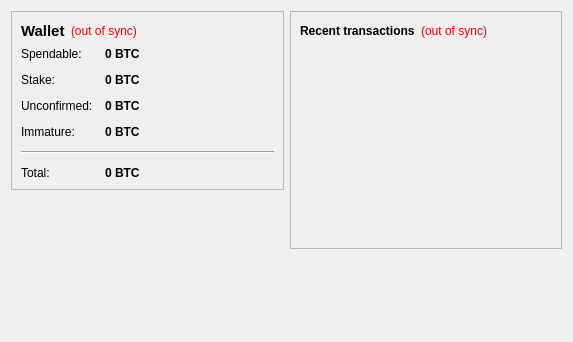
<?xml version="1.0" encoding="UTF-8"?>
<ui version="4.0">
 <class>OverviewPage</class>
 <widget class="QWidget" name="OverviewPage">
  <property name="geometry">
   <rect>
    <x>0</x>
    <y>0</y>
    <width>573</width>
    <height>342</height>
   </rect>
  </property>
  <property name="windowTitle">
   <string>Form</string>
  </property>
  <layout class="QHBoxLayout" name="horizontalLayout" stretch="1,1">
   <item>
    <layout class="QVBoxLayout" name="verticalLayout_2">
     <item>
      <widget class="QFrame" name="frame">
       <property name="frameShape">
        <enum>QFrame::StyledPanel</enum>
       </property>
       <property name="frameShadow">
        <enum>QFrame::Raised</enum>
       </property>
       <layout class="QVBoxLayout" name="verticalLayout_4">
        <item>
         <layout class="QHBoxLayout" name="horizontalLayout_4">
          <item>
           <widget class="QLabel" name="label_5">
            <property name="font">
             <font>
              <pointsize>11</pointsize>
              <weight>75</weight>
              <bold>true</bold>
             </font>
            </property>
            <property name="text">
             <string>Wallet</string>
            </property>
           </widget>
          </item>
          <item>
           <widget class="QLabel" name="labelWalletStatus">
            <property name="toolTip">
             <string>The displayed information may be out of date. Your wallet automatically synchronizes with the BEEcoin network after a connection is established, but this process has not completed yet.</string>
            </property>
            <property name="styleSheet">
             <string notr="true">QLabel { color: red; }</string>
            </property>
            <property name="text">
             <string notr="true">(out of sync)</string>
            </property>
            <property name="alignment">
             <set>Qt::AlignLeading|Qt::AlignLeft|Qt::AlignVCenter</set>
            </property>
           </widget>
          </item>
          <item>
           <spacer name="horizontalSpacer_2">
            <property name="orientation">
             <enum>Qt::Horizontal</enum>
            </property>
            <property name="sizeHint" stdset="0">
             <size>
              <width>40</width>
              <height>20</height>
             </size>
            </property>
           </spacer>
          </item>
         </layout>
        </item>
        <item>
         <layout class="QFormLayout" name="formLayout_2">
          <property name="fieldGrowthPolicy">
           <enum>QFormLayout::AllNonFixedFieldsGrow</enum>
          </property>
          <property name="horizontalSpacing">
           <number>12</number>
          </property>
          <property name="verticalSpacing">
           <number>12</number>
          </property>
          <item row="0" column="0">
           <widget class="QLabel" name="label">
            <property name="text">
             <string>Spendable:</string>
            </property>
           </widget>
          </item>
          <item row="0" column="1">
           <widget class="QLabel" name="labelBalance">
            <property name="font">
             <font>
              <weight>75</weight>
              <bold>true</bold>
             </font>
            </property>
            <property name="cursor">
             <cursorShape>IBeamCursor</cursorShape>
            </property>
            <property name="toolTip">
             <string>Your current spendable balance</string>
            </property>
            <property name="text">
             <string notr="true">0 BTC</string>
            </property>
            <property name="textInteractionFlags">
             <set>Qt::LinksAccessibleByMouse|Qt::TextSelectableByKeyboard|Qt::TextSelectableByMouse</set>
            </property>
           </widget>
          </item>
          <item row="1" column="0">
           <widget class="QLabel" name="label_6">
            <property name="text">
             <string>Stake:</string>
            </property>
           </widget>
          </item>
          <item row="1" column="1">
           <widget class="QLabel" name="labelStake">
            <property name="font">
             <font>
              <weight>75</weight>
              <bold>true</bold>
             </font>
            </property>
            <property name="cursor">
             <cursorShape>IBeamCursor</cursorShape>
            </property>
            <property name="toolTip">
             <string>Total of coins that was staked, and do not yet count toward the current balance</string>
            </property>
            <property name="text">
             <string notr="true">0 BTC</string>
            </property>
            <property name="textInteractionFlags">
             <set>Qt::LinksAccessibleByMouse|Qt::TextSelectableByKeyboard|Qt::TextSelectableByMouse</set>
            </property>
           </widget>
          </item>
          <item row="2" column="0">
           <widget class="QLabel" name="label_3">
            <property name="text">
             <string>Unconfirmed:</string>
            </property>
           </widget>
          </item>
          <item row="2" column="1">
           <widget class="QLabel" name="labelUnconfirmed">
            <property name="font">
             <font>
              <weight>75</weight>
              <bold>true</bold>
             </font>
            </property>
            <property name="cursor">
             <cursorShape>IBeamCursor</cursorShape>
            </property>
            <property name="toolTip">
             <string>Total of transactions that have yet to be confirmed, and do not yet count toward the current balance</string>
            </property>
            <property name="text">
             <string notr="true">0 BTC</string>
            </property>
            <property name="textInteractionFlags">
             <set>Qt::LinksAccessibleByMouse|Qt::TextSelectableByKeyboard|Qt::TextSelectableByMouse</set>
            </property>
           </widget>
          </item>
          <item row="3" column="0">
           <widget class="QLabel" name="labelImmatureText">
            <property name="text">
             <string>Immature:</string>
            </property>
           </widget>
          </item>
          <item row="3" column="1">
           <widget class="QLabel" name="labelImmature">
            <property name="font">
             <font>
              <weight>75</weight>
              <bold>true</bold>
             </font>
            </property>
            <property name="toolTip">
             <string>Mined balance that has not yet matured</string>
            </property>
            <property name="text">
             <string notr="true">0 BTC</string>
            </property>
            <property name="textInteractionFlags">
             <set>Qt::LinksAccessibleByMouse|Qt::TextSelectableByKeyboard|Qt::TextSelectableByMouse</set>
            </property>
           </widget>
          </item>
          <item row="4" column="0" colspan="2">
           <widget class="Line" name="line">
            <property name="orientation">
             <enum>Qt::Horizontal</enum>
            </property>
           </widget>
          </item>
          <item row="5" column="0">
           <widget class="QLabel" name="labelTotalText">
            <property name="text">
             <string>Total:</string>
            </property>
           </widget>
          </item>
          <item row="5" column="1">
           <widget class="QLabel" name="labelTotal">
            <property name="font">
             <font>
              <weight>75</weight>
              <bold>true</bold>
             </font>
            </property>
            <property name="cursor">
             <cursorShape>IBeamCursor</cursorShape>
            </property>
            <property name="toolTip">
             <string>Your current total balance</string>
            </property>
            <property name="text">
             <string notr="true">0 BTC</string>
            </property>
            <property name="textInteractionFlags">
             <set>Qt::LinksAccessibleByMouse|Qt::TextSelectableByKeyboard|Qt::TextSelectableByMouse</set>
            </property>
           </widget>
          </item>
         </layout>
        </item>
       </layout>
      </widget>
     </item>
     <item>
      <spacer name="verticalSpacer">
       <property name="orientation">
        <enum>Qt::Vertical</enum>
       </property>
       <property name="sizeHint" stdset="0">
        <size>
         <width>20</width>
         <height>40</height>
        </size>
       </property>
      </spacer>
       　　
     </item>
     　　        <item>
       　　         <widget class="QLabel" name="label_wallet_bgcoin">
         　　          <property name="text">
           　　           <string/>
           　　
         </property>
         　　          <property name="pixmap">
           　　           <pixmap resource="../bitcoin.qrc">:/images/wallet_bgcoin</pixmap>
           　　
         </property>
         　　          <property name="scaledContents">
           　　           <bool>false</bool>
           　　
         </property>
         　　          <property name="alignment">
           　　           <set>Qt::AlignCenter</set>
           　　
         </property>
         　　          <property name="margin">
           　　           <number>-2</number>
           　　
         </property>
         　　
       </widget>
       　　
     </item>
     　　        <item>
       　　         <widget class="QLabel" name="label_6">
         　　          <property name="text">
           　　           <string/>
           　　
         </property>
         　　
       </widget>
       　　
     </item>
    </layout>
   </item>
   <item>
    <layout class="QVBoxLayout" name="verticalLayout_3">
     <item>
      <widget class="QFrame" name="frame_2">
       <property name="frameShape">
        <enum>QFrame::StyledPanel</enum>
       </property>
       <property name="frameShadow">
        <enum>QFrame::Raised</enum>
       </property>
       <layout class="QVBoxLayout" name="verticalLayout">
        <item>
         <layout class="QHBoxLayout" name="horizontalLayout_2">
          <item>
           <widget class="QLabel" name="label_4">
            <property name="text">
             <string>&lt;b&gt;Recent transactions&lt;/b&gt;</string>
            </property>
           </widget>
          </item>
          <item>
           <widget class="QLabel" name="labelTransactionsStatus">
            <property name="toolTip">
             <string>The displayed information may be out of date. Your wallet automatically synchronizes with the BEEcoin network after a connection is established, but this process has not completed yet.</string>
            </property>
            <property name="styleSheet">
             <string notr="true">QLabel { color: red; }</string>
            </property>
            <property name="text">
             <string notr="true">(out of sync)</string>
            </property>
            <property name="alignment">
             <set>Qt::AlignRight|Qt::AlignTrailing|Qt::AlignVCenter</set>
            </property>
           </widget>
          </item>
          <item>
           <spacer name="horizontalSpacer">
            <property name="orientation">
             <enum>Qt::Horizontal</enum>
            </property>
            <property name="sizeHint" stdset="0">
             <size>
              <width>40</width>
              <height>20</height>
             </size>
            </property>
           </spacer>
          </item>
         </layout>
        </item>
        <item>
         <widget class="QListView" name="listTransactions">
          <property name="styleSheet">
           <string notr="true">QListView { background: transparent; }</string>
          </property>
          <property name="frameShape">
           <enum>QFrame::NoFrame</enum>
          </property>
          <property name="verticalScrollBarPolicy">
           <enum>Qt::ScrollBarAlwaysOff</enum>
          </property>
          <property name="horizontalScrollBarPolicy">
           <enum>Qt::ScrollBarAlwaysOff</enum>
          </property>
          <property name="selectionMode">
           <enum>QAbstractItemView::NoSelection</enum>
          </property>
         </widget>
        </item>
       </layout>
      </widget>
     </item>
     <item>
      <spacer name="verticalSpacer_2">
       <property name="orientation">
        <enum>Qt::Vertical</enum>
       </property>
       <property name="sizeHint" stdset="0">
        <size>
         <width>20</width>
         <height>40</height>
        </size>
       </property>
      </spacer>
     </item>
    </layout>
   </item>
  </layout>
 </widget>
 <resources/>
 <connections/>
</ui>
